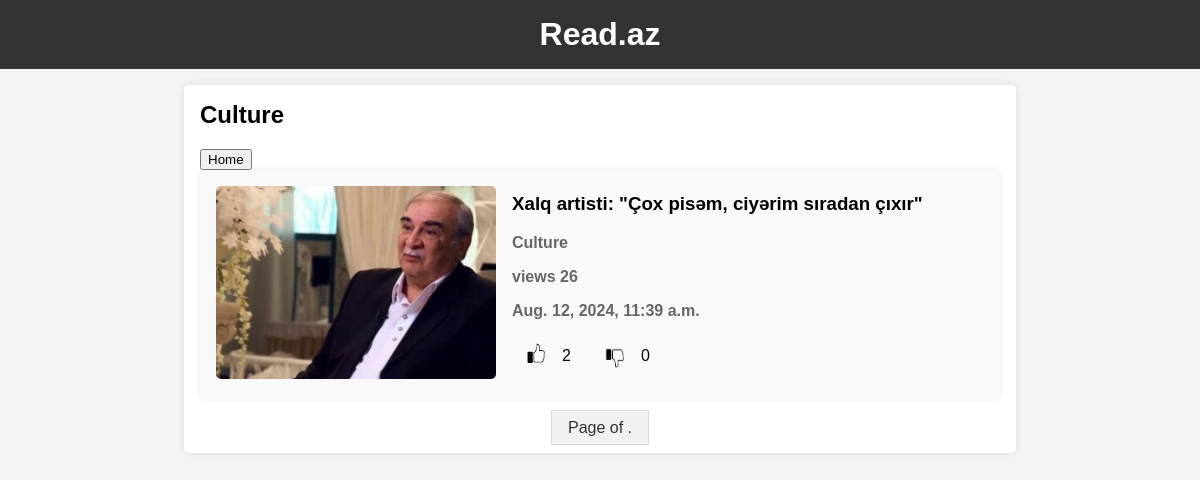
The app's page /category/2/ with its own data.
### news/models.py (models this page shows, shortened)
class Category(models.Model):
    title = models.CharField(max_length=32)
    def __str__(self) -> str:
        return f'{self.title}'

class New(models.Model):
    title = models.CharField(max_length=64)
    description = models.TextField()
    category = models.ForeignKey(Category, on_delete=models.CASCADE)
    created_at = models.DateTimeField(default=timezone.now , null= True, blank= True)
    updated_at = models.DateTimeField(auto_now=True)
    watch_count = models.PositiveIntegerField(default=0)
    available = models.BooleanField(default=True)
    image = models.ImageField(upload_to='media/%Y/%m/%d', blank=True)
    likes = models.PositiveIntegerField(default=0)
    dislikes = models.PositiveIntegerField(default=0)

### news/views.py (the view)
def category(request, category_id):
    category = get_object_or_404(Category, id=category_id)
    posts = New.objects.filter(category=category)
    context = {
        'category': category,
        'posts': posts
    }
    return render(request, 'news/category.html', context)

### news/templates/news/category.html (shortened to what this page needs)
{% extends "base.html" %}
{%load static%}
{% block content%}
<main>
    <section id="cart">
        <h2>{{ category.title }}</h2>
        <a href="{% url 'home' %}"> <button>Home</button></a>
        {% for post in posts %}
            <div class="news-article">
                <a href="{% url 'detail' post.id %}">
                    <img src="{{ post.image.url }}" alt="{{ post.title }}" class="news-image">
                </a>
                    <div class="news-content">
                        <h3>{{ post.title }}</h3>
                        <p class="category">{{ post.category }}</p>
                        <p class="category">views {{ post.watch_count }}</p>
                        <p class="category">{{ post.created_at  }}</p>
                        <div class="like-dislike">
                            <div class="like-section">
                                <img src="{% static 'images/like.png' %}" alt="Like" class="like-button" onclick="likePost({{ post.id }})">
                                <span id="likes-{{ post.id }}">{{ post.likes }}</span>
                            </div>
                            <div class="dislike-section">
                                <img src="{% static 'images/dislike.png' %}" alt="Dislike" class="dislike-button" onclick="dislikePost({{ post.id }})">
                                <span id="dislikes-{{ post.id }}">{{ post.dislikes }}</span>
                            </div>
                        </div>
                    </div>
            </div>
        {% endfor %}
        <div class="pagination">
            <span class="step-links">
                <span class="current">
                    Page {{ posts.number }} of {{ posts.paginator.num_pages }}.
                </span>
            </span>
        </div>
    </section>
</main>
{% endblock%}

### news/static/css/styles.css (style rules this page uses)
body { font-family: Arial, sans-serif; margin: 0; padding: 0; background-color: #f4f4f4; }
main { display: flex; justify-content: center; padding: 1rem; }
#cart { background-color: #fff; padding: 1rem; border-radius: 5px; box-shadow: 0 0 10px rgba(0, 0, 0, 0.1); width: 80%; max-width: 800px; }
#cart h2 { margin-top: 0; }
.news-article { background-color: #f9f9f9; margin-bottom: 1rem; padding: 1rem; border-radius: 5px; box-shadow: 0 0 5px rgba(0, 0, 0, 0.1); display: flex; align-items: center; }
.news-article img.news-image { max-width: 280px; max-height: 100; margin-right: 1rem; border-radius: 5px; }
.news-article .news-content { flex: 1; }
.news-article h3 { margin-top: 0; }
.news-article .category { font-weight: bold; color: #666; }
.like-dislike img { width: 40px; height: 40px; cursor: pointer; margin: 0 5px; }
.like-dislike { display: flex; gap: 20px; align-items: center; }
.like-section, .dislike-section { display: flex; align-items: center; }
.like-button, .dislike-button { width: 24px; height: 24px; cursor: pointer; margin-right: 5px; }
.pagination { text-align: center; margin-top: 20px; }
.step-links a, .step-links span { margin: 0 5px; padding: 8px 16px; text-decoration: none; background-color: #f1f1f1; border: 1px solid #ddd; color: #333; }

### records on screen
Category: title "Culture"
New: image (picture), title "Xalq artisti: \"Çox pisəm, ciyərim sıradan çıxır\"", category "Culture", watch_count "26", created_at "Aug. 12, 2024, 11:39 a.m.", likes "2", dislikes "0"
